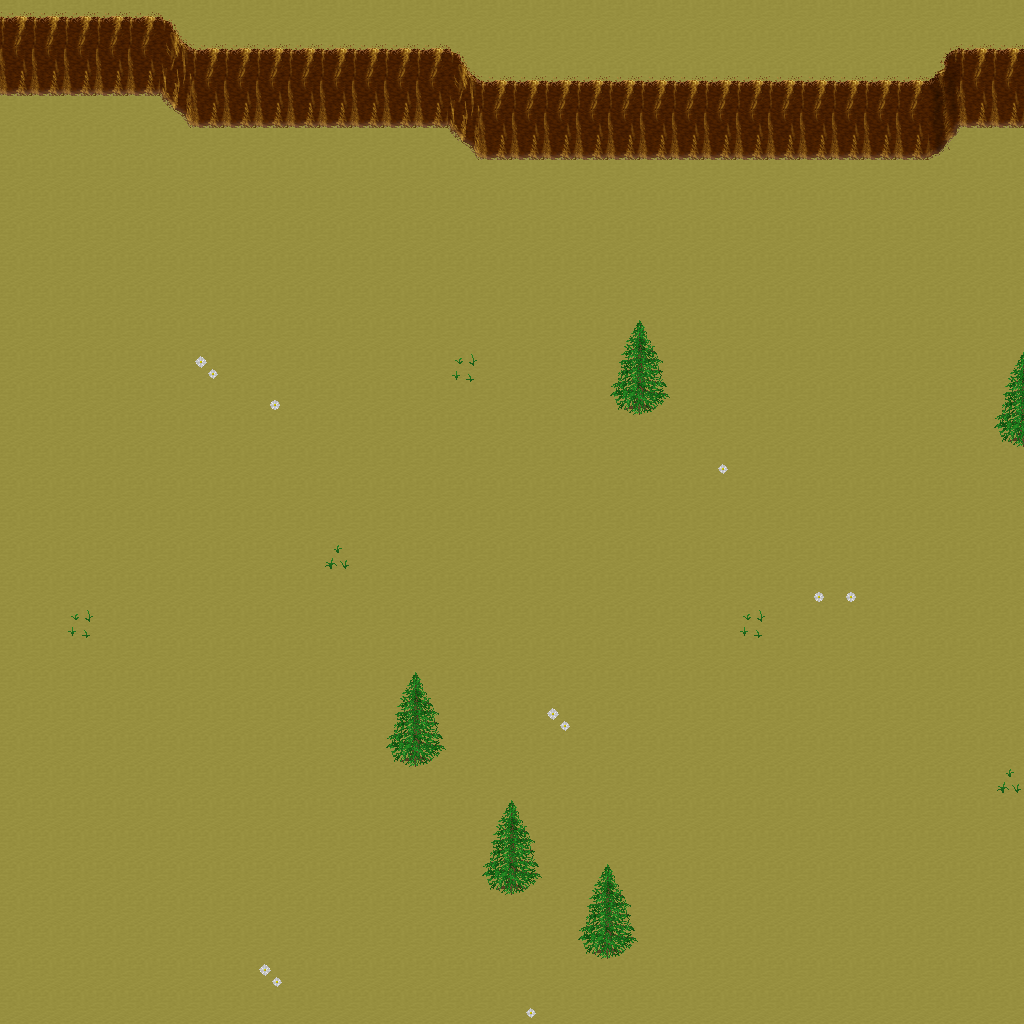

Tiled map render using the project's own tile images. Description and the map definition, with tile-layer contents summarised, below:
An orthogonal 32x32 tile map with 32x32 px tiles, 5 tile layers (Ground, Objects, Objects2, Above, ...), 1 hidden layer not drawn, 26 tilesets.

<map version="1.10" tiledversion="1.11.0" orientation="orthogonal" renderorder="right-down" width="32" height="32" tilewidth="32" tileheight="32" infinite="0" nextlayerid="11" nextobjectid="1">
 <tileset firstgid="1" name="ground_ground" tilewidth="32" tileheight="32" tilecount="33" columns="3">
  <image source="../drawable/ground_ground.png" width="96" height="352" />
 </tileset>
 <tileset firstgid="34" name="building_castle" tilewidth="32" tileheight="32" tilecount="320" columns="20">
  <image source="../drawable/building_castle.png" width="640" height="512" />
 </tileset>
 <tileset firstgid="354" name="furniture_carpet_carpets_2" tilewidth="32" tileheight="32" tilecount="20" columns="4">
  <image source="../drawable/furniture_carpet_carpets_2.png" width="128" height="160" />
 </tileset>
 <tileset firstgid="374" name="ground_indoor_tiles" tilewidth="32" tileheight="32" tilecount="8" columns="2">
  <image source="../drawable/ground_indoor_tiles.png" width="64" height="128" />
 </tileset>
 <tileset firstgid="382" name="ground_water_pool" tilewidth="32" tileheight="32" tilecount="72" columns="3">
  <image source="../drawable/ground_water_pool.png" width="96" height="768" />
 </tileset>
 <tileset firstgid="454" name="ground_ridge_earth_dark" tilewidth="32" tileheight="32" tilecount="96" columns="12">
  <image source="../drawable/ground_ridge_earth_dark.png" width="384" height="256" />
 </tileset>
 <tileset firstgid="550" name="logic_collision" tilewidth="32" tileheight="32" tilecount="1" columns="1">
  <image source="../drawable/logic_collision.png" width="32" height="32" />
 </tileset>
 <tileset firstgid="551" name="building_wall_stone_grey" tilewidth="32" tileheight="32" tilecount="12" columns="3">
  <image source="../drawable/building_wall_stone_grey.png" width="96" height="128" />
 </tileset>
 <tileset firstgid="563" name="building_roof_green" tilewidth="32" tileheight="32" tilecount="20" columns="5">
  <image source="../drawable/building_roof_green.png" width="160" height="128" />
 </tileset>
 <tileset firstgid="583" name="ground_ladder_horizontal_dark" tilewidth="32" tileheight="32" tilecount="3" columns="1">
  <image source="../drawable/ground_ladder_horizontal_dark.png" width="32" height="96" />
 </tileset>
 <tileset firstgid="586" name="building_house_pink_blue" tilewidth="32" tileheight="32" tilecount="99" columns="11">
  <image source="../drawable/building_house_pink_blue.png" width="352" height="288" />
 </tileset>
 <tileset firstgid="685" name="ground_mossy_brick_paving" tilewidth="32" tileheight="32" tilecount="9" columns="3">
  <image source="../drawable/ground_mossy_brick_paving.png" width="96" height="96" />
 </tileset>
 <tileset firstgid="694" name="plant_tree_locust_tree" tilewidth="32" tileheight="32" tilecount="20" columns="4">
  <image source="../drawable/plant_tree_locust_tree.png" width="128" height="160" />
 </tileset>
 <tileset firstgid="714" name="plant_tree_spruce" tilewidth="32" tileheight="32" tilecount="6" columns="2">
  <image source="../drawable/plant_tree_spruce.png" width="64" height="96" />
 </tileset>
 <tileset firstgid="720" name="plant_flower_flowers_mixed" tilewidth="32" tileheight="32" tilecount="16" columns="4">
  <image source="../drawable/plant_flower_flowers_mixed.png" width="128" height="128" />
 </tileset>
 <tileset firstgid="736" name="ground_cobbled_paving" tilewidth="32" tileheight="32" tilecount="1" columns="1">
  <image source="../drawable/ground_cobbled_paving.png" width="32" height="32" />
 </tileset>
 <tileset firstgid="737" name="plant_flower_daisy_white" tilewidth="32" tileheight="32" tilecount="8" columns="2">
  <image source="../drawable/plant_flower_daisy_white.png" width="64" height="128" />
 </tileset>
 <tileset firstgid="745" name="item_postbox" tilewidth="32" tileheight="32" tilecount="4" columns="2">
  <image source="../drawable/item_postbox.png" width="64" height="64" />
 </tileset>
 <tileset firstgid="749" name="item_postbox_2" tilewidth="32" tileheight="32" tilecount="2" columns="1">
  <image source="../drawable/item_postbox_2.png" width="32" height="64" />
 </tileset>
 <tileset firstgid="751" name="furniture_table_tree_stump_table" tilewidth="32" tileheight="32" tilecount="4" columns="2">
  <image source="../drawable/furniture_table_tree_stump_table.png" width="64" height="64" />
 </tileset>
 <tileset firstgid="755" name="plant_stump_int_small_stump" tilewidth="32" tileheight="32" tilecount="1" columns="1">
  <image source="../drawable/plant_stump_int_small_stump.png" width="32" height="32" />
 </tileset>
 <tileset firstgid="756" name="plant_grasses" tilewidth="32" tileheight="32" tilecount="6" columns="3">
  <image source="../drawable/plant_grasses.png" width="96" height="64" />
 </tileset>
 <tileset firstgid="762" name="building_fence_wooden_brown_fence" tilewidth="32" tileheight="32" tilecount="42" columns="7">
  <image source="../drawable/building_fence_wooden_brown_fence.png" width="224" height="192" />
 </tileset>
 <tileset firstgid="804" name="ground_green_paving" tilewidth="32" tileheight="32" tilecount="18" columns="3">
  <image source="../drawable/ground_green_paving.png" width="96" height="192" />
 </tileset>
 <tileset firstgid="822" name="building_stone_ruins" tilewidth="32" tileheight="32" tilecount="72" columns="6">
  <image source="../drawable/building_stone_ruins.png" width="192" height="384" />
 </tileset>
 <tileset firstgid="894" name="logic_creature_insect" tilewidth="32" tileheight="32" tilecount="5" columns="5">
  <image source="../drawable/logic_creature_insect.png" width="160" height="32" />
 </tileset>
 <layer id="1" name="Ground" width="32" height="32">
  <data>[1024 cells, 1024 non-empty, 1 distinct tile ids]</data>
 </layer>
 <layer id="2" name="Objects" width="32" height="32">
  <data>[1024 cells, 121 non-empty, 18 distinct tile ids]</data>
 </layer>
 <layer id="3" name="Objects2" width="32" height="32">
  <data>[1024 cells, 0 non-empty, 0 distinct tile ids]</data>
 </layer>
 <layer id="4" name="Above" width="32" height="32">
  <data>[1024 cells, 18 non-empty, 4 distinct tile ids]</data>
 </layer>
 <layer id="5" name="Above2" width="32" height="32">
  <data>[1024 cells, 0 non-empty, 0 distinct tile ids]</data>
 </layer>
 <layer id="6" name="Walkable" width="32" height="32" visible="0">
  <data>[1024 cells, 148 non-empty, 1 distinct tile ids]</data>
 </layer>
 <objectgroup id="7" name="Mapevents" />
 <objectgroup id="8" name="Spawn" />
 <objectgroup id="9" name="Keys" />
 <objectgroup id="10" name="Replace" />
</map>
